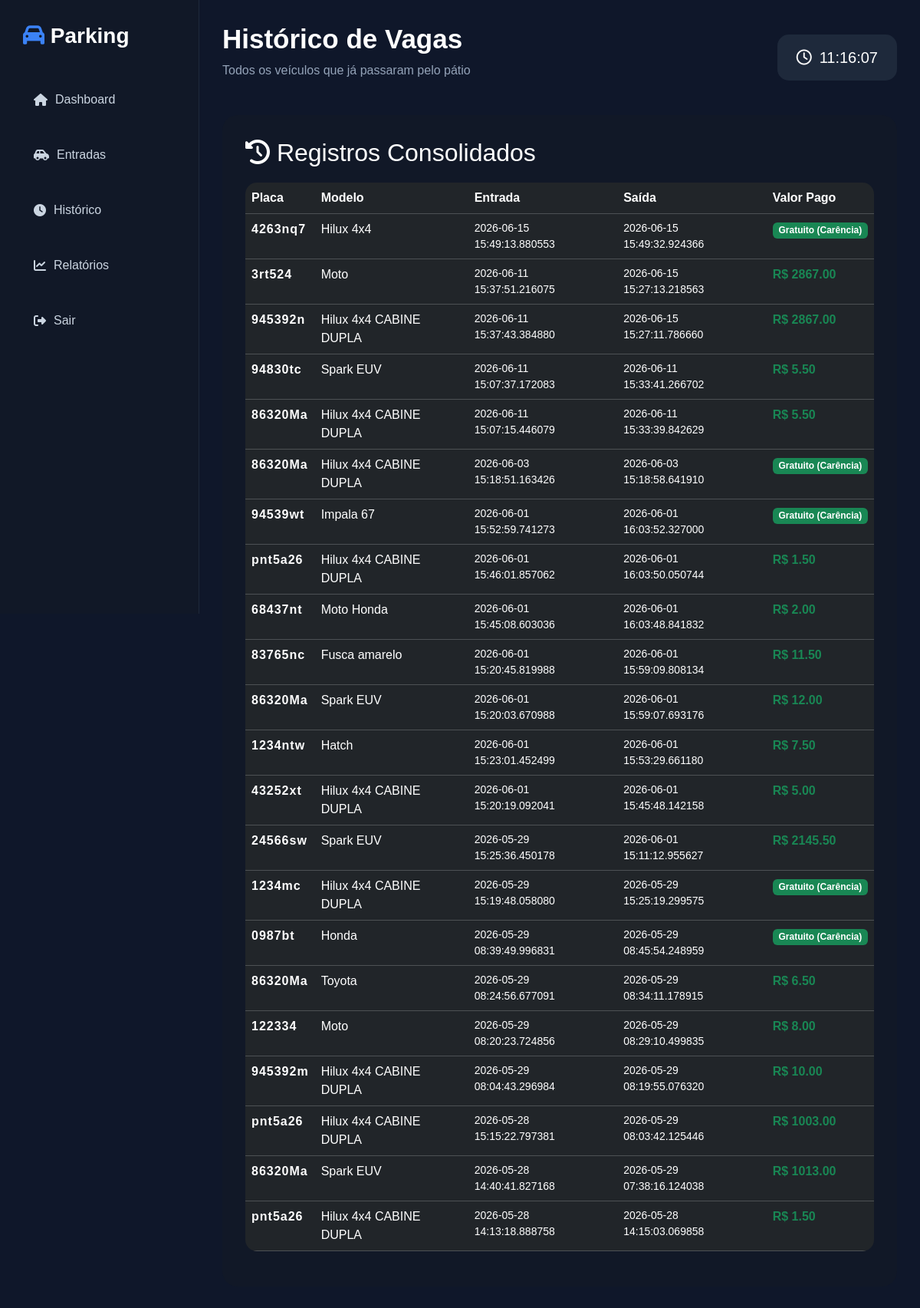
/historico (signed in), run on the app's committed database.
### tables this page shows
CREATE TABLE veiculos(

    id INTEGER PRIMARY KEY AUTOINCREMENT,

    placa TEXT,

    modelo TEXT,

    minutos INTEGER,

    entrada TEXT,

    saida TEXT,

    valor REAL

);

### app.py (the view)
@app.route('/historico')
def historico():
    if 'usuario' not in session:
        return redirect('/')
    cursor.execute('SELECT * FROM veiculos WHERE saida IS NOT NULL ORDER BY saida DESC')
    historico_veiculos = cursor.fetchall()
    return render_template('historico.html', veiculos=historico_veiculos)

### templates/historico.html (shortened to what this page needs)
<!DOCTYPE html>
<html lang="pt-br">
<head>
    <link href="https://cdn.jsdelivr.net/npm/bootstrap@5.3.3/dist/css/bootstrap.min.css" rel="stylesheet">
    <link rel="stylesheet" href="https://cdnjs.cloudflare.com/ajax/libs/font-awesome/6.5.2/css/all.min.css">
    <link rel="stylesheet" href="{{ url_for('static', filename='css/style.css') }}">
</head>
<body>
    <div class="sidebar">
        <div>
            <h2 class="logo">
                <i class="fa-solid fa-car"></i>
                Parking
            </h2>
            <ul>
                <li><a href="/dashboard"><i class="fa-solid fa-house"></i> Dashboard</a></li>
                <li><a href="/entradas"><i class="fa-solid fa-car-side"></i> Entradas</a></li>
                <li><a href="/historico"><i class="fa-solid fa-clock"></i> Histórico</a></li>
                <li><a href="/relatorios"><i class="fa-solid fa-chart-line"></i> Relatórios</a></li>
                <li><a href="/logout"><i class="fa-solid fa-right-from-bracket"></i> Sair</a></li>
            </ul>
        </div>
    </div>
    <div class="main">
        <div class="topbar">
            <div>
                <h1>Histórico de Vagas</h1>
                <p class="subtitulo">Todos os veículos que já passaram pelo pátio</p>
            </div>
            <div class="relogio-box">
                <i class="fa-regular fa-clock"></i>
                <span id="relogio"></span>
            </div>
        </div>
        <div class="tabela-box">
            <div class="titulo-tabela">
                <h2>
                    <i class="fa-solid fa-clock-rotate-left"></i>
                    Registros Consolidados
                </h2>
            </div>
            <table class="table table-dark table-hover">
                <thead>
                    <tr>
                        <th>Placa</th>
                        <th>Modelo</th>
                        <th>Entrada</th>
                        <th>Saída</th>
                        <th>Valor Pago</th>
                    </tr>
                </thead>
                <tbody>
                    {% for veiculo in veiculos %}
                    <tr>
                        <td class="fw-bold text-info" style="letter-spacing: 1px;">{{ veiculo[1] }}</td>
                        <td>{{ veiculo[2] }}</td>
                        <td class="text-muted small">{{ veiculo[4] }}</td>
                        <td class="text-muted small">{{ veiculo[5] }}</td>
                        <td>
                            {% if veiculo[6] == 0.0 %}
                            <span class="badge bg-success fw-bold">Gratuito (Carência)</span>
                            {% else %}
                            <span class="text-success fw-bold">R$ {{ "%.2f"|format(veiculo[6]) }}</span>
                            {% endif %}
                        </td>
                    </tr>
                    {% else %}
                    <tr>
                        <td colspan="5" class="text-center text-muted py-4">Nenhum histórico registrado ainda.</td>
                    </tr>
                    {% endfor %}
                </tbody>
            </table>
        </div>
    </div>
</body>
</html>

### static/css/style.css (style rules this page uses)
* { margin:0; padding:0; box-sizing:border-box; font-family:Arial, Helvetica, sans-serif; }
body { background:#0f172a; color:white; overflow-x:hidden; }
.sidebar { width:260px; height:100vh; background:#111827; position:fixed; top:0; left:0; padding:30px; border-right:1px solid #1e293b; }
.logo { margin-bottom:40px; font-size:28px; font-weight:bold; }
.logo i { color:#3b82f6; }
.sidebar ul { list-style:none; padding-left:0; }
.sidebar ul li { margin-top:20px; }
.sidebar ul li a { text-decoration:none; color:#cbd5e1; display:flex; align-items:center; gap:10px; padding:14px; border-radius:12px; transition:0.3s; }
.main { margin-left:260px; padding:30px; }
.topbar { display:flex; justify-content:space-between; align-items:center; }
.topbar h1 { font-size:35px; font-weight:bold; }
.subtitulo { color:#94a3b8; margin-top:5px; }
.relogio-box { background:#1e293b; padding:15px 25px; border-radius:15px; font-size:20px; display:flex; align-items:center; gap:10px; }
.tabela-box { margin-top:30px; background:#111827; padding:30px; border-radius:20px; }
.titulo-tabela { margin-bottom:20px; }
.table { border-radius:15px; overflow:hidden; }
.table td { color: #ffffff !important; }
.card-dashboard, .entrada-box, .tabela-box, .login-box { animation:aparecer 0.6s ease; }

### templates/historico.html (style rules this page uses)
.sidebar ul li a { text-decoration: none; display: flex; align-items: center; gap: 10px; }

### data on the page
veiculos: placa "4263nq7", modelo "Hilux 4x4", entrada "2026-06-15 15:49:13.880553", saida "2026-06-15 15:49:32.924366", valor "Gratuito (Carência)"
veiculos: placa "3rt524", modelo "Moto", entrada "2026-06-11 15:37:51.216075", saida "2026-06-15 15:27:13.218563", valor "2867.00"
veiculos: placa "945392n", modelo "Hilux 4x4 CABINE DUPLA", entrada "2026-06-11 15:37:43.384880", saida "2026-06-15 15:27:11.786660", valor "2867.00"
veiculos: placa "94830tc", modelo "Spark EUV", entrada "2026-06-11 15:07:37.172083", saida "2026-06-11 15:33:41.266702", valor "5.50"
veiculos: placa "86320Ma", modelo "Hilux 4x4 CABINE DUPLA", entrada "2026-06-11 15:07:15.446079", saida "2026-06-11 15:33:39.842629", valor "5.50"
veiculos: placa "86320Ma", modelo "Hilux 4x4 CABINE DUPLA", entrada "2026-06-03 15:18:51.163426", saida "2026-06-03 15:18:58.641910", valor "Gratuito (Carência)"
veiculos: placa "94539wt", modelo "Impala 67", entrada "2026-06-01 15:52:59.741273", saida "2026-06-01 16:03:52.327000", valor "Gratuito (Carência)"
veiculos: placa "pnt5a26", modelo "Hilux 4x4 CABINE DUPLA", entrada "2026-06-01 15:46:01.857062", saida "2026-06-01 16:03:50.050744", valor "1.50"
veiculos: placa "68437nt", modelo "Moto Honda", entrada "2026-06-01 15:45:08.603036", saida "2026-06-01 16:03:48.841832", valor "2.00"
veiculos: placa "83765nc", modelo "Fusca amarelo", entrada "2026-06-01 15:20:45.819988", saida "2026-06-01 15:59:09.808134", valor "11.50"
veiculos: placa "86320Ma", modelo "Spark EUV", entrada "2026-06-01 15:20:03.670988", saida "2026-06-01 15:59:07.693176", valor "12.00"
veiculos: placa "1234ntw", modelo "Hatch", entrada "2026-06-01 15:23:01.452499", saida "2026-06-01 15:53:29.661180", valor "7.50"
veiculos: placa "43252xt", modelo "Hilux 4x4 CABINE DUPLA", entrada "2026-06-01 15:20:19.092041", saida "2026-06-01 15:45:48.142158", valor "5.00"
veiculos: placa "24566sw", modelo "Spark EUV", entrada "2026-05-29 15:25:36.450178", saida "2026-06-01 15:11:12.955627", valor "2145.50"
veiculos: placa "1234mc", modelo "Hilux 4x4 CABINE DUPLA", entrada "2026-05-29 15:19:48.058080", saida "2026-05-29 15:25:19.299575", valor "Gratuito (Carência)"
veiculos: placa "0987bt", modelo "Honda", entrada "2026-05-29 08:39:49.996831", saida "2026-05-29 08:45:54.248959", valor "Gratuito (Carência)"
veiculos: placa "86320Ma", modelo "Toyota", entrada "2026-05-29 08:24:56.677091", saida "2026-05-29 08:34:11.178915", valor "6.50"
veiculos: placa "122334", modelo "Moto", entrada "2026-05-29 08:20:23.724856", saida "2026-05-29 08:29:10.499835", valor "8.00"
veiculos: placa "945392m", modelo "Hilux 4x4 CABINE DUPLA", entrada "2026-05-29 08:04:43.296984", saida "2026-05-29 08:19:55.076320", valor "10.00"
veiculos: placa "pnt5a26", modelo "Hilux 4x4 CABINE DUPLA", entrada "2026-05-28 15:15:22.797381", saida "2026-05-29 08:03:42.125446", valor "1003.00"
veiculos: placa "86320Ma", modelo "Spark EUV", entrada "2026-05-28 14:40:41.827168", saida "2026-05-29 07:38:16.124038", valor "1013.00"
veiculos: placa "pnt5a26", modelo "Hilux 4x4 CABINE DUPLA", entrada "2026-05-28 14:13:18.888758", saida "2026-05-28 14:15:03.069858", valor "1.50"
